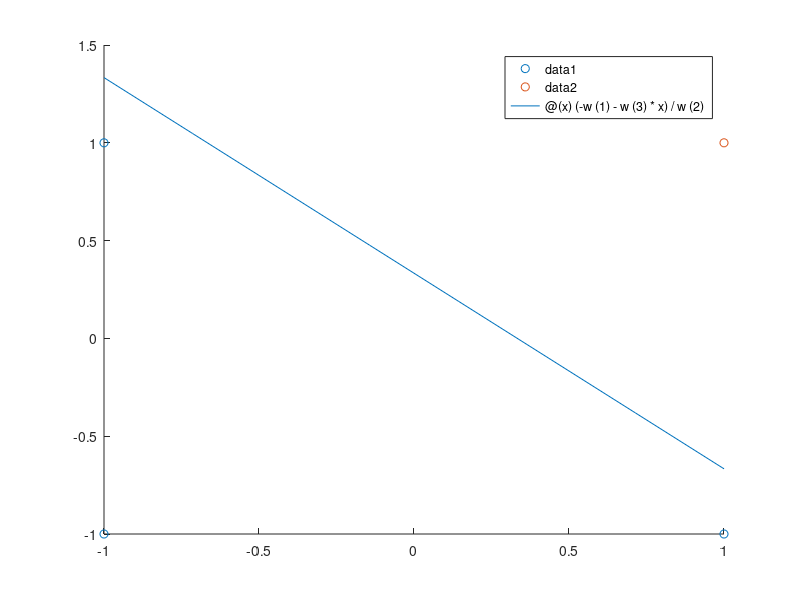

Reproduce this figure in MATLAB.
clc;
clear all;
data=[1 1 -1 ;1 -1 1; -1  1 1;-1  -1 1;];



k=1;
con=0.001;
w_new=[0 0 0 ]';
data=[ones(size(data,1),1) data];

eta=0.1
m=1;
h(1)=0;
while(1)

   for i=1:size(data,1)
        w_old=w_new;
       net(i)=w_old'*data(i,1:end-1)';
       
      y1(i)=sign(net(i)) ;
      
      
      r(i)=data(i,end)-y1(i)
      
      
      
      w_new=w_old+(eta*(r(i))*data(i,1:end-1)');
      if r(i)==0
      h(i)=1;
      end
     
 
   end
   
   if sum(h)>=4
   break;
   end  
   
   norm(w_new-w_old);

   m=m+1;
end
w=w_new;


figure

scatter(data(data(:,4)==1,2),data(data(:,4)==1,3));
hold on;
scatter(data(data(:,4)==-1,2),data(data(:,4)==-1,3));
%syms x;
fn=@(x) (-w(1)-w(3)*x)/w(2);

hold on;
fplot(fn,[-1,1]);